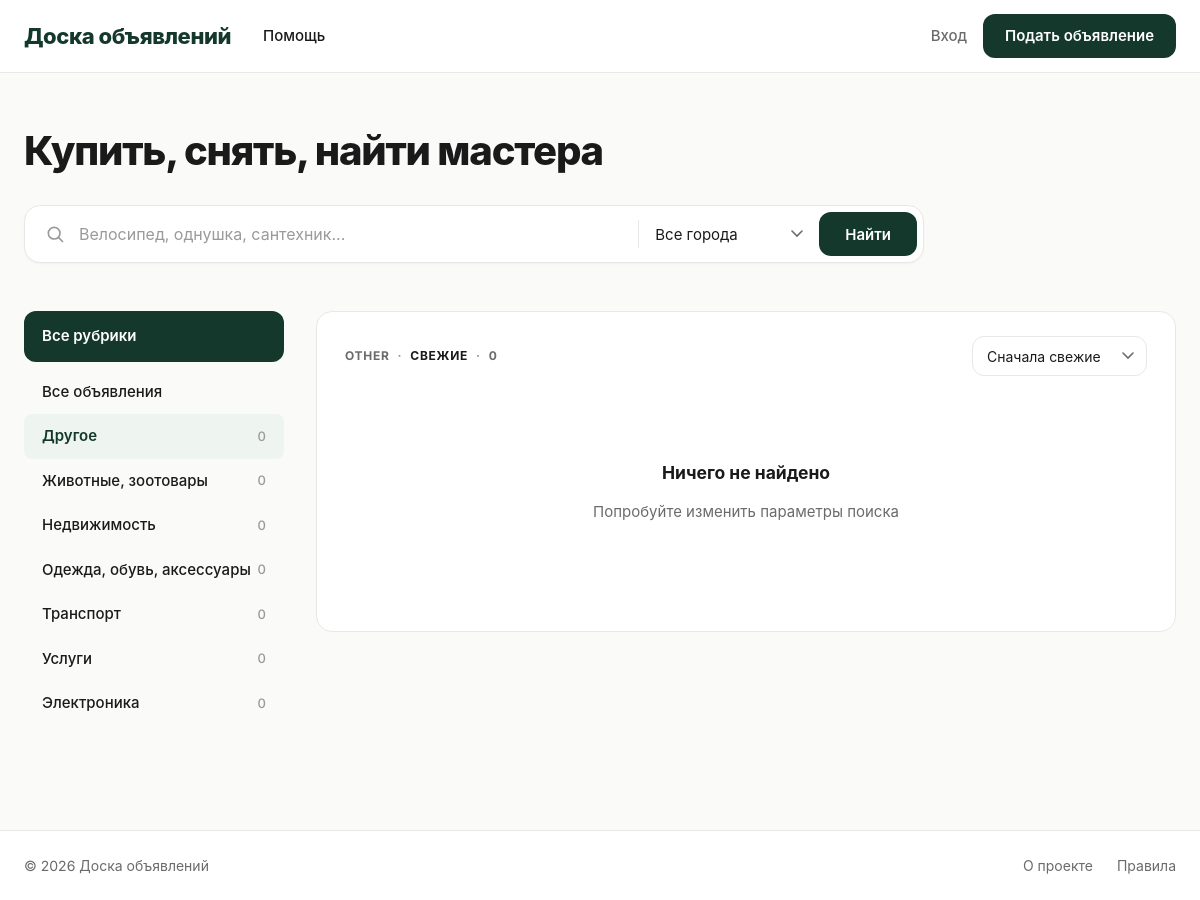
The page /?category=other on the database its author committed.
### ads/models.py (models this page shows, shortened)
class Category(models.Model):
    name = models.CharField('Название', max_length=100, unique=True)
    slug = models.SlugField('URL', max_length=100, unique=True, blank=True)
    class Meta:
        verbose_name = 'Категория'
        verbose_name_plural = 'Категории'
        ordering = ['name']

### ads/views.py (the view)
# urls.py: path('', views.ad_list, name='ad_list'),
def ad_list(request):
    ads = Ad.objects.published().select_related('category', 'author')
    q = request.GET.get('q', '').strip()
    cat = request.GET.get('category', '')
    city = request.GET.get('city', '').strip()
    min_price = request.GET.get('min_price')
    max_price = request.GET.get('max_price')
    sort = request.GET.get('sort', 'new')
    if q:
        ads = ads.filter(Q(title__icontains=q) | Q(description__icontains=q))
    if cat:
        ads = ads.filter(category__slug=cat)
    if city:
        ads = ads.filter(city__icontains=city)
    if min_price:
        ads = ads.filter(price__gte=min_price)
    if max_price:
        ads = ads.filter(price__lte=max_price)
    sorts = {
        'new': '-created_at',
        'old': 'created_at',
        'price_asc': 'price',
        'price_desc': '-price',
        'popular': '-views',
    }
    ads = ads.order_by(sorts.get(sort, '-created_at'))
    paginator = Paginator(ads, 9)
    page_obj = paginator.get_page(request.GET.get('page'))
    qs = request.GET.copy()
    qs.pop('page', None)
    return render(request, 'ads/ad_list.html', {
        'page_obj': page_obj,
        'categories': Category.objects.all(),
        'query': q,
        'category_slug': cat,
        'city': city,
        'min_price': min_price or '',
        'max_price': max_price or '',
        'sort': sort,
        'querystring': qs.urlencode(),
    })

### ads/context_processors.py (called while the page is built, shortened)
def counters(request):
    if not request.user.is_authenticated:
        return {}

### ads/models.py (called while the page is built)
    def published(self):
        return self.filter(status='published', is_moderated=True).from_active_authors()

    def from_active_authors(self):
        now = timezone.now()
        return self.exclude(
            Q(author__ban__is_permanent=True) |
            Q(author__ban__expires_at__gt=now)
        )

### templates/ads/ad_list.html (shortened to what this page needs)
{% extends 'base.html' %}
{% block content %}
<div class="container">
    <section class="hero">
        <h1 class="hero-title">Купить, снять, найти мастера</h1>
        <form method="get" class="search-bar">
            <div class="search-input-wrap">
                <svg class="search-icon" viewBox="0 0 24 24" fill="none" stroke="currentColor" stroke-width="2">
                    <circle cx="11" cy="11" r="7"/>
                    <path d="M21 21l-4.35-4.35" stroke-linecap="round"/>
                </svg>
                <input type="text" name="q" class="search-input"
                       placeholder="Велосипед, однушка, сантехник..." value="{{ query }}">
            </div>
            <select name="city" class="city-select">
                <option value="">Все города</option>
            </select>
            <button type="submit" class="btn-search">Найти</button>
        </form>
    </section>
    <div class="layout">
        <aside class="sidebar">
            <div class="sidebar-title">Все рубрики</div>
            <ul class="rubric-list">
                <li class="rubric-item {% if not category_slug %}active{% endif %}">
                    <a href="?{% if query %}q={{ query }}&{% endif %}{% if city %}city={{ city }}&{% endif %}">
                        <span>Все объявления</span>
                    </a>
                </li>
                {% for cat in categories %}
                    <li class="rubric-item {% if cat.slug == category_slug %}active{% endif %}">
                        <a href="?category={{ cat.slug }}{% if query %}&q={{ query }}{% endif %}{% if city %}&city={{ city }}{% endif %}">
                            <span>{{ cat.name }}</span>
                            <span class="rubric-count">{{ cat.ads.count }}</span>
                        </a>
                    </li>
                {% endfor %}
            </ul>
        </aside>
        <section class="content-panel">
            <div class="panel-head">
                <div class="panel-tabs">
                    {% if category_slug %}
                        <span>{{ category_slug|upper }}</span>
                    {% else %}
                        <span>ВСЕ РУБРИКИ</span>
                    {% endif %}
                    <span class="dot">·</span>
                    <span class="tab-active">СВЕЖИЕ</span>
                    <span class="dot">·</span>
                    <span>{{ page_obj.paginator.count }}</span>
                </div>
                <form method="get" id="sortForm">
                    <select name="sort" class="sort-select" onchange="document.getElementById('sortForm').submit()">
                        <option value="new" {% if sort == 'new' %}selected{% endif %}>Сначала свежие</option>
                    </select>
                </form>
            </div>
            <div class="ads-grid">
                {% for ad in page_obj %}
                    <a href="{{ ad.get_absolute_url }}" class="ad-card">
                        <div class="ad-image">
                            {% if ad.image %}
                                <img src="{{ ad.image.url }}" alt="{{ ad.title }}">
                            {% else %}
                                <div class="ad-image-placeholder"></div>
                            {% endif %}
                        </div>
                        <div class="ad-price">{{ ad.price }} ₽</div>
                        <div class="ad-title">{{ ad.title }}</div>
                        {% if ad.city %}
                            <div class="ad-meta">{{ ad.city }}</div>
                        {% endif %}
                    </a>
                {% empty %}
                    <div class="empty-state" style="grid-column: 1/-1;">
                        <h3>Ничего не найдено</h3>
                        <p>Попробуйте изменить параметры поиска</p>
                    </div>
                {% endfor %}
            </div>
        </section>
    </div>
</div>
{% endblock %}

### static/css/style.css (style rules this page uses)
:root { --green-900: #14382b; --green-800: #1a4635; --green-700: #1f5540; --green-600: #26694f; --green-500: #2e7d5f; --green-50: #eef4f0; --bg: #fafaf8; --surface: #ffffff; --line: #e8e8e4; --text: #1a1a1a; --text-2: #6b6b6b; --text-3: #9a9a9a; --radius-sm: 8px; --radius: 12px; --radius-lg: 16px; --radius-xl: 20px; --shadow-sm: 0 1px 2px rgba(20,56,43,.04); --shadow: 0 2px 12px rgba(20,56,43,.06); --shadow-lg: 0 8px 28px rgba(20,56,43,.10); --font: 'Inter', -apple-system, BlinkMacSystemFont, 'Segoe UI', sans-serif; }
*, *::before, *::after { box-sizing: border-box; }
html, body { margin: 0; padding: 0; font-family: var(--font); background: var(--bg); color: var(--text); font-size: 15px; line-height: 1.5; -webkit-font-smoothing: antialiased; }
a { color: inherit; text-decoration: none; }
.container { max-width: 1240px; margin: 0 auto; padding: 0 24px; }
.hero { padding: 56px 0 32px; }
.hero-title { font-size: 40px; line-height: 1.1; font-weight: 800; letter-spacing: -.03em; color: var(--text); margin: 0 0 32px; }
.search-bar { display: flex; align-items: center; background: var(--surface); border: 1px solid var(--line); border-radius: var(--radius-lg); padding: 6px 6px 6px 20px; max-width: 900px; box-shadow: var(--shadow-sm); gap: 8px; }
.search-input-wrap { flex: 1; display: flex; align-items: center; gap: 12px; min-width: 0; }
.search-icon { width: 20px; height: 20px; flex-shrink: 0; color: var(--text-3); }
.search-input { flex: 1; height: 44px; border: none; outline: none; font-family: var(--font); font-size: 16px; background: transparent; color: var(--text); min-width: 0; }
.search-input::placeholder { color: var(--text-3); }
.city-select { border: none; outline: none; background: transparent; font-family: var(--font); font-size: 15px; color: var(--text); cursor: pointer; padding: 0 8px; height: 44px; appearance: none; background-repeat: no-repeat; background-position: right 8px center; padding-right: 28px; }
.btn-search { height: 44px; padding: 0 26px; background: var(--green-900); color: #fff; border: none; border-radius: var(--radius); font-family: var(--font); font-weight: 600; font-size: 15px; cursor: pointer; transition: background .15s; }
.layout { display: grid; grid-template-columns: 260px 1fr; gap: 32px; padding: 16px 0 64px; align-items: start; }
.sidebar { background: transparent; }
.sidebar-title { display: block; background: var(--green-900); color: #fff; font-weight: 600; font-size: 15px; padding: 14px 18px; border-radius: var(--radius); margin-bottom: 8px; cursor: pointer; }
.rubric-list { list-style: none; margin: 0; padding: 0; }
.rubric-item a { display: flex; justify-content: space-between; align-items: center; padding: 11px 18px; color: var(--text); font-size: 15px; font-weight: 500; border-radius: var(--radius-sm); transition: background .12s, color .12s; }
.rubric-item.active a { background: var(--green-50); color: var(--green-900); font-weight: 600; }
.rubric-count { color: var(--text-3); font-size: 13px; font-weight: 500; }
.content-panel { background: var(--surface); border: 1px solid var(--line); border-radius: var(--radius-lg); padding: 24px 28px 32px; }
.panel-head { display: flex; justify-content: space-between; align-items: center; margin-bottom: 24px; gap: 16px; }
.panel-tabs { display: flex; align-items: center; gap: 8px; font-size: 12px; font-weight: 700; letter-spacing: .06em; text-transform: uppercase; color: var(--text-2); }
.panel-tabs .tab-active { color: var(--text); }
.panel-tabs .dot { color: var(--text-3); }
.sort-select { height: 40px; padding: 0 34px 0 14px; border: 1px solid var(--line); border-radius: var(--radius); background: var(--surface); font-family: var(--font); font-size: 14px; color: var(--text); cursor: pointer; appearance: none; background-repeat: no-repeat; background-position: right 12px center; }
.ads-grid { display: grid; grid-template-columns: repeat(3, 1fr); gap: 20px; }
.empty-state { text-align: center; padding: 60px 20px; color: var(--text-2); }
.empty-state h3 { color: var(--text); margin: 0 0 8px; }

### rows shown on the page
Category: name "Другое", ads.count "0", slug "OTHER"
Category: name "Животные, зоотовары", ads.count "0"
Category: name "Недвижимость", ads.count "0"
Category: name "Одежда, обувь, аксессуары", ads.count "0"
Category: name "Транспорт", ads.count "0"
Category: name "Услуги", ads.count "0"
Category: name "Электроника", ads.count "0"

### other values the page prints
{{ page_obj.paginator.count }} "0"
